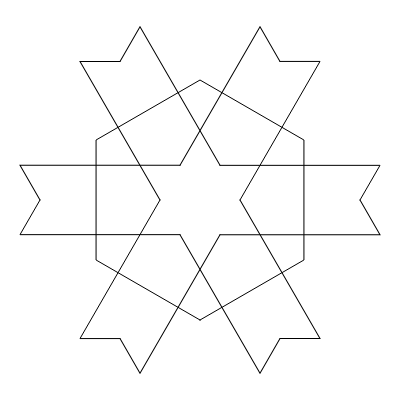
Frame 1 (no input)
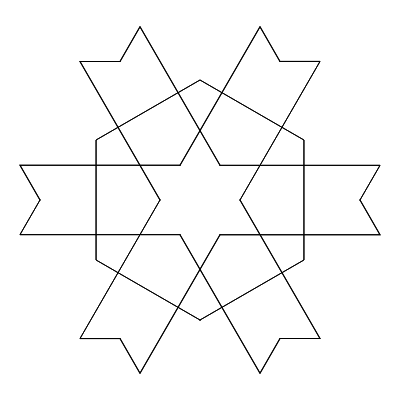
Frame 2 (the mouse pressed at the canvas centre, redrawn once)

The p5.js sketch that drew these frames (run headless with seeded random() and noise() and a simulated clock; the mouse was pressed at the canvas centre and the sketch redrawn once):

// p5.js sketch
// ── sketch.js
/*
Code written by Selcuk ARTUT 2022
Geometric Patterns with Creative Coding 
All rights reserved
*/

//scale factor
let a = 40;
function setup() {
    createCanvas(400, 400);
    angleMode(DEGREES);
    noFill();
    noLoop();
}

function draw() {
    let x0, y0, x1, y1, x2, y2, x3, y3, x4, y4, x5, y5;
    push();
        translate(width * 0.5, height * 0.5);
        //vertex points
        x0 = a * cos(60);
        y0 = -a * sin(60);
        x1 = x0 + 4 * a;
        y1 = y0;
        x2 = 4 * a;
        y2 = 0;
        x3 = a;
        y3 = 0;
        x4 = x3 + 4 * a * cos(60);
        y4 = -4 * a * sin(60);
        x5 = x4 - a;
        y5 = y4;
        for (let i = 0; i < 6; i++) {
            push();
                rotate(60 * i);
                beginShape();
                vertex(x0, y0);
                vertex(x1, y1);
                vertex(x2, y2);
                endShape();
                beginShape();
                vertex(x3, y3);
                vertex(x4, y4);
                vertex(x5, y5);
                endShape();
            pop();
        }
        //hexagon
        //needs to be rotated 90 degrees to adjust the orientation
        rotate(90);
        let angle = 360 / 6;
        beginShape();
        for (let ang = 0; ang < 360; ang += angle) {
            let sx = cos(ang) * 3 * a;
            let sy = sin(ang) * 3 * a;
            vertex(sx, sy);
        }
        endShape(CLOSE);
    pop();
}
